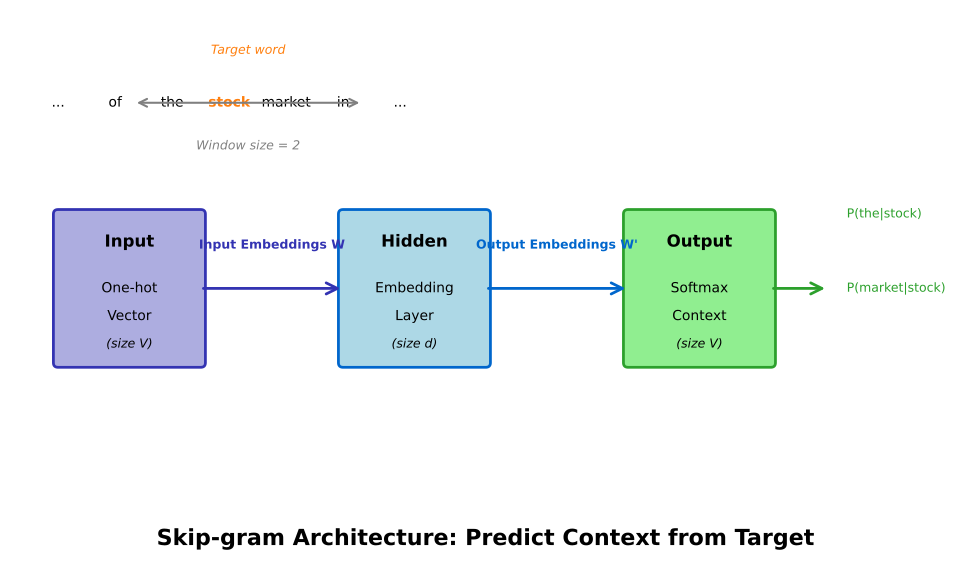

This chart was generated by the following Python code:
import numpy as np
import matplotlib.pyplot as plt
import matplotlib.patches as mpatches
from matplotlib.patches import FancyBboxPatch, FancyArrowPatch

# Set random seed
np.random.seed(42)

# Configure matplotlib for Beamer display
plt.rcParams.update({
    'font.size': 14,
    'axes.labelsize': 14,
    'axes.titlesize': 16,
    'xtick.labelsize': 13,
    'ytick.labelsize': 13,
    'legend.fontsize': 13,
    'figure.figsize': (10, 6),
    'figure.dpi': 150
})

# Color palette
MLPURPLE = '#3333B2'
MLBLUE = '#0066CC'
MLORANGE = '#FF7F0E'
MLGREEN = '#2CA02C'
MLRED = '#D62728'
MLLAVENDER = '#ADADE0'

# Chart metadata
CHART_METADATA = {
    'title': 'Skip-gram Architecture: Predict Context from Target',
    'description': 'Neural network architecture diagram showing Skip-gram model components: input one-hot vector, embedding layer, and softmax output layer for context prediction',
    'url': 'https://github.com/Digital-AI-Finance/methods-algorithms/tree/master/slides/L06_Embeddings_RL/08_skipgram_architecture'
}

# Create figure
fig, ax = plt.subplots(figsize=(10, 6), dpi=150)
ax.set_xlim(0, 10)
ax.set_ylim(0, 6)
ax.axis('off')

# Input layer (one-hot vector)
input_box = FancyBboxPatch((0.5, 2.2), 1.5, 1.6, boxstyle="round,pad=0.05",
                           edgecolor=MLPURPLE, facecolor=MLLAVENDER, linewidth=2)
ax.add_patch(input_box)
ax.text(1.25, 3.5, 'Input', ha='center', va='center', fontsize=12, weight='bold')
ax.text(1.25, 3.0, 'One-hot', ha='center', va='center', fontsize=10)
ax.text(1.25, 2.7, 'Vector', ha='center', va='center', fontsize=10)
ax.text(1.25, 2.4, '(size V)', ha='center', va='center', fontsize=9, style='italic')

# Sliding window illustration (top)
window_y = 5.0
words = ['...', 'of', 'the', 'stock', 'market', 'in', '...']
for i, word in enumerate(words):
    x = 0.5 + i * 0.6
    if word == 'stock':
        color = MLORANGE
        weight = 'bold'
    else:
        color = 'black'
        weight = 'normal'
    ax.text(x, window_y, word, ha='center', va='center', fontsize=10,
            color=color, weight=weight)
ax.text(2.5, 5.5, 'Target word', ha='center', va='bottom', fontsize=9,
        color=MLORANGE, style='italic')

# Hidden layer (embedding matrix)
hidden_box = FancyBboxPatch((3.5, 2.2), 1.5, 1.6, boxstyle="round,pad=0.05",
                            edgecolor=MLBLUE, facecolor='lightblue', linewidth=2)
ax.add_patch(hidden_box)
ax.text(4.25, 3.5, 'Hidden', ha='center', va='center', fontsize=12, weight='bold')
ax.text(4.25, 3.0, 'Embedding', ha='center', va='center', fontsize=10)
ax.text(4.25, 2.7, 'Layer', ha='center', va='center', fontsize=10)
ax.text(4.25, 2.4, '(size d)', ha='center', va='center', fontsize=9, style='italic')

# Output layer (softmax)
output_box = FancyBboxPatch((6.5, 2.2), 1.5, 1.6, boxstyle="round,pad=0.05",
                            edgecolor=MLGREEN, facecolor='lightgreen', linewidth=2)
ax.add_patch(output_box)
ax.text(7.25, 3.5, 'Output', ha='center', va='center', fontsize=12, weight='bold')
ax.text(7.25, 3.0, 'Softmax', ha='center', va='center', fontsize=10)
ax.text(7.25, 2.7, 'Context', ha='center', va='center', fontsize=10)
ax.text(7.25, 2.4, '(size V)', ha='center', va='center', fontsize=9, style='italic')

# Context predictions (right side)
context_words = ['the', 'market']
for i, word in enumerate(context_words):
    y = 3.8 - i * 0.8
    ax.text(8.8, y, f'P({word}|stock)', ha='left', va='center', fontsize=9,
            color=MLGREEN)

# Arrows between layers
arrow1 = FancyArrowPatch((2.0, 3.0), (3.5, 3.0), arrowstyle='->',
                        mutation_scale=20, linewidth=2, color=MLPURPLE)
ax.add_patch(arrow1)
ax.text(2.75, 3.4, 'Input Embeddings W', ha='center', va='bottom',
        fontsize=9, weight='bold', color=MLPURPLE)

arrow2 = FancyArrowPatch((5.0, 3.0), (6.5, 3.0), arrowstyle='->',
                        mutation_scale=20, linewidth=2, color=MLBLUE)
ax.add_patch(arrow2)
ax.text(5.75, 3.4, "Output Embeddings W'", ha='center', va='bottom',
        fontsize=9, weight='bold', color=MLBLUE)

arrow3 = FancyArrowPatch((8.0, 3.0), (8.6, 3.0), arrowstyle='->',
                        mutation_scale=20, linewidth=2, color=MLGREEN)
ax.add_patch(arrow3)

# Window size annotation
ax.annotate('', xy=(3.7, 5.0), xytext=(1.3, 5.0),
            arrowprops=dict(arrowstyle='<->', lw=1.5, color='gray'))
ax.text(2.5, 4.6, 'Window size = 2', ha='center', va='top',
        fontsize=9, style='italic', color='gray')

# Title
ax.text(5.0, 0.3, CHART_METADATA['title'], ha='center', va='center',
        fontsize=16, weight='bold')

# Save figure
plt.tight_layout()
plt.savefig('D:/Joerg/Research/slides/Methods_and_Algorithms/slides/L06_Embeddings_RL/08_skipgram_architecture/chart.pdf',
            bbox_inches='tight', dpi=150)
print(f"Chart saved: {CHART_METADATA['title']}")
plt.close()
